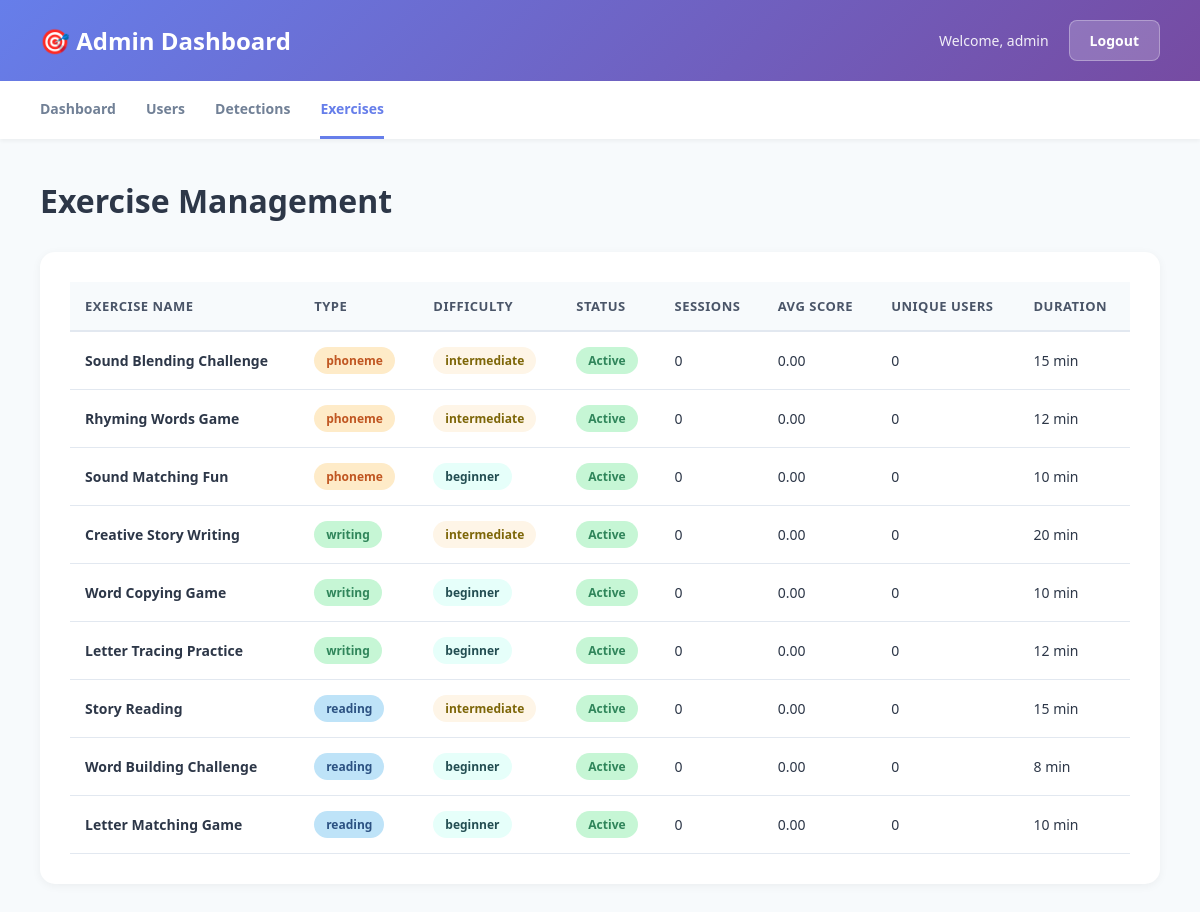
Screenshot of /admin-exercises/ (signed in) with the database file from the repository.
### training_module/models.py (models this page shows, shortened)
class Exercise(models.Model):
    EXERCISE_TYPES = [
        ('reading', 'Reading Exercise'),
        ('writing', 'Writing Exercise'),
        ('phoneme', 'Phoneme Practice'),
        ('comprehension', 'Reading Comprehension'),
    ]
    DIFFICULTY_LEVELS = [
        ('beginner', 'Beginner'),
        ('intermediate', 'Intermediate'),
        ('advanced', 'Advanced'),
    ]
    id = models.UUIDField(primary_key=True, default=uuid.uuid4, editable=False)
    name = models.CharField(max_length=200)
    exercise_type = models.CharField(max_length=20, choices=EXERCISE_TYPES)
    difficulty_level = models.CharField(max_length=20, choices=DIFFICULTY_LEVELS)
    description = models.TextField()
    instructions = models.TextField()
    content = models.JSONField(help_text="Exercise content and materials")
    expected_duration = models.IntegerField(help_text="Expected duration in minutes")
    is_active = models.BooleanField(default=True)
    created_at = models.DateTimeField(auto_now_add=True)

### user_interface/admin_views.py (the view)
# urls.py: path('admin-exercises/', admin_views.admin_exercises, name='admin_exercises'),
@login_required
@user_passes_test(is_admin, login_url='admin_login')
def admin_exercises(request):
    exercises = Exercise.objects.all().order_by('-created_at')
    for exercise in exercises:
        exercise.session_count = ExerciseSession.objects.filter(exercise=exercise).count()
        exercise.avg_score = ExerciseSession.objects.filter(
            exercise=exercise
        ).aggregate(avg=Avg('score'))['avg'] or 0
        exercise.user_count = ExerciseSession.objects.filter(
            exercise=exercise
        ).values('user').distinct().count()
    context = {
        'exercises': exercises,
    }
    return render(request, 'user_interface/admin_exercises.html', context)

### user_interface/admin_views.py (called while the page is built)
def is_admin(user):
    return user.is_authenticated and (user.is_staff or user.is_superuser)

### user_interface/context_processors.py (called while the page is built)
def detection_status(request):
    if request.user.is_authenticated:
        latest_detection = DetectionResult.objects.filter(user=request.user).order_by('-detection_timestamp').first()
        has_detection = False
        if latest_detection:
            if latest_detection.risk_level in ['medium', 'high'] or \
               latest_detection.dyslexia_probability > 0.4 or \
               latest_detection.dysgraphia_probability > 0.4:
                has_detection = True
        return {
            'has_detection': has_detection,
            'latest_detection_result': latest_detection
        }
    return {}

### user_interface/templates/user_interface/admin_exercises.html (shortened to what this page needs)
<!DOCTYPE html>
<html lang="en">
<head>
</head>
<body>
    <div class="header">
        <h1>🎯 Admin Dashboard</h1>
        <div class="header-right">
            <span class="admin-name">Welcome, {{ user.username }}</span>
            <a href="{% url 'admin_logout' %}" class="btn-logout">Logout</a>
        </div>
    </div>
    <div class="nav-tabs">
        <a href="{% url 'admin_dashboard' %}">Dashboard</a>
        <a href="{% url 'admin_users' %}">Users</a>
        <a href="{% url 'admin_detections' %}">Detections</a>
        <a href="{% url 'admin_exercises' %}" class="active">Exercises</a>
    </div>
    <div class="container">
        <h2 class="page-title">Exercise Management</h2>
        <div class="section">
            {% if exercises %}
            <table>
                <thead>
                    <tr>
                        <th>Exercise Name</th>
                        <th>Type</th>
                        <th>Difficulty</th>
                        <th>Status</th>
                        <th>Sessions</th>
                        <th>Avg Score</th>
                        <th>Unique Users</th>
                        <th>Duration</th>
                    </tr>
                </thead>
                <tbody>
                    {% for exercise in exercises %}
                    <tr>
                        <td><strong>{{ exercise.name }}</strong></td>
                        <td>
                            <span class="badge badge-{{ exercise.exercise_type }}">
                                {{ exercise.exercise_type }}
                            </span>
                        </td>
                        <td>
                            <span class="badge badge-{{ exercise.difficulty_level }}">
                                {{ exercise.difficulty_level }}
                            </span>
                        </td>
                        <td>
                            {% if exercise.is_active %}
                            <span class="badge badge-active">Active</span>
                            {% else %}
                            <span class="badge badge-inactive">Inactive</span>
                            {% endif %}
                        </td>
                        <td>{{ exercise.session_count }}</td>
                        <td>{{ exercise.avg_score|floatformat:2 }}</td>
                        <td>{{ exercise.user_count }}</td>
                        <td>{{ exercise.expected_duration }} min</td>
                    </tr>
                    {% endfor %}
                </tbody>
            </table>
            {% else %}
            <div class="empty-state">
                <p>No exercises found</p>
            </div>
            {% endif %}
        </div>
    </div>
</body>
</html>

### user_interface/templates/user_interface/admin_exercises.html (style rules this page uses)
* { margin: 0; padding: 0; box-sizing: border-box; }
body { font-family: 'Segoe UI', Tahoma, Geneva, Verdana, sans-serif; background: #f7fafc; color: #2d3748; }
.header { background: linear-gradient(135deg, #667eea 0%, #764ba2 100%); color: white; padding: 20px 40px; box-shadow: 0 2px 10px rgba(0, 0, 0, 0.1); display: flex; justify-content: space-between; align-items: center; }
.header h1 { font-size: 24px; font-weight: 700; }
.header-right { display: flex; gap: 20px; align-items: center; }
.admin-name { font-size: 14px; opacity: 0.9; }
.btn-logout { background: rgba(255, 255, 255, 0.2); color: white; padding: 10px 20px; border: 1px solid rgba(255, 255, 255, 0.3); border-radius: 8px; text-decoration: none; font-size: 14px; font-weight: 600; transition: all 0.3s ease; }
.nav-tabs { background: white; padding: 0 40px; box-shadow: 0 2px 4px rgba(0, 0, 0, 0.05); display: flex; gap: 30px; }
.nav-tabs a { padding: 18px 0; color: #718096; text-decoration: none; font-weight: 600; font-size: 14px; border-bottom: 3px solid transparent; transition: all 0.3s ease; }
.nav-tabs a:hover, .nav-tabs a.active { color: #667eea; border-bottom-color: #667eea; }
.container { max-width: 1400px; margin: 0 auto; padding: 40px; }
.page-title { font-size: 32px; font-weight: 700; margin-bottom: 30px; color: #2d3748; }
.section { background: white; padding: 30px; border-radius: 15px; box-shadow: 0 2px 10px rgba(0, 0, 0, 0.05); }
table { width: 100%; border-collapse: collapse; }
th { background: #f7fafc; padding: 15px; text-align: left; font-weight: 600; font-size: 13px; color: #4a5568; text-transform: uppercase; letter-spacing: 0.5px; border-bottom: 2px solid #e2e8f0; }
td { padding: 15px; border-bottom: 1px solid #e2e8f0; font-size: 14px; }
.badge { display: inline-block; padding: 5px 12px; border-radius: 20px; font-size: 12px; font-weight: 600; }
.badge-reading { background: #bee3f8; color: #2c5282; }
.badge-writing { background: #c6f6d5; color: #2f855a; }
.badge-phoneme { background: #feebc8; color: #c05621; }
.badge-active { background: #c6f6d5; color: #2f855a; }
.badge-beginner { background: #e6fffa; color: #234e52; }
.badge-intermediate { background: #fef5e7; color: #7d6608; }

### rows the page displays
Exercise: name "Sound Blending Challenge", exercise_type "phoneme", difficulty_level "intermediate", is_active "Active", session_count "0", avg_score "0.00", user_count "0", expected_duration "15"
Exercise: name "Rhyming Words Game", exercise_type "phoneme", difficulty_level "intermediate", is_active "Active", session_count "0", avg_score "0.00", user_count "0", expected_duration "12"
Exercise: name "Sound Matching Fun", exercise_type "phoneme", difficulty_level "beginner", is_active "Active", session_count "0", avg_score "0.00", user_count "0", expected_duration "10"
Exercise: name "Creative Story Writing", exercise_type "writing", difficulty_level "intermediate", is_active "Active", session_count "0", avg_score "0.00", user_count "0", expected_duration "20"
Exercise: name "Word Copying Game", exercise_type "writing", difficulty_level "beginner", is_active "Active", session_count "0", avg_score "0.00", user_count "0", expected_duration "10"
Exercise: name "Letter Tracing Practice", exercise_type "writing", difficulty_level "beginner", is_active "Active", session_count "0", avg_score "0.00", user_count "0", expected_duration "12"
Exercise: name "Story Reading", exercise_type "reading", difficulty_level "intermediate", is_active "Active", session_count "0", avg_score "0.00", user_count "0", expected_duration "15"
Exercise: name "Word Building Challenge", exercise_type "reading", difficulty_level "beginner", is_active "Active", session_count "0", avg_score "0.00", user_count "0", expected_duration "8"
Exercise: name "Letter Matching Game", exercise_type "reading", difficulty_level "beginner", is_active "Active", session_count "0", avg_score "0.00", user_count "0", expected_duration "10"

### other values shown
{{ user.username }} "admin"
